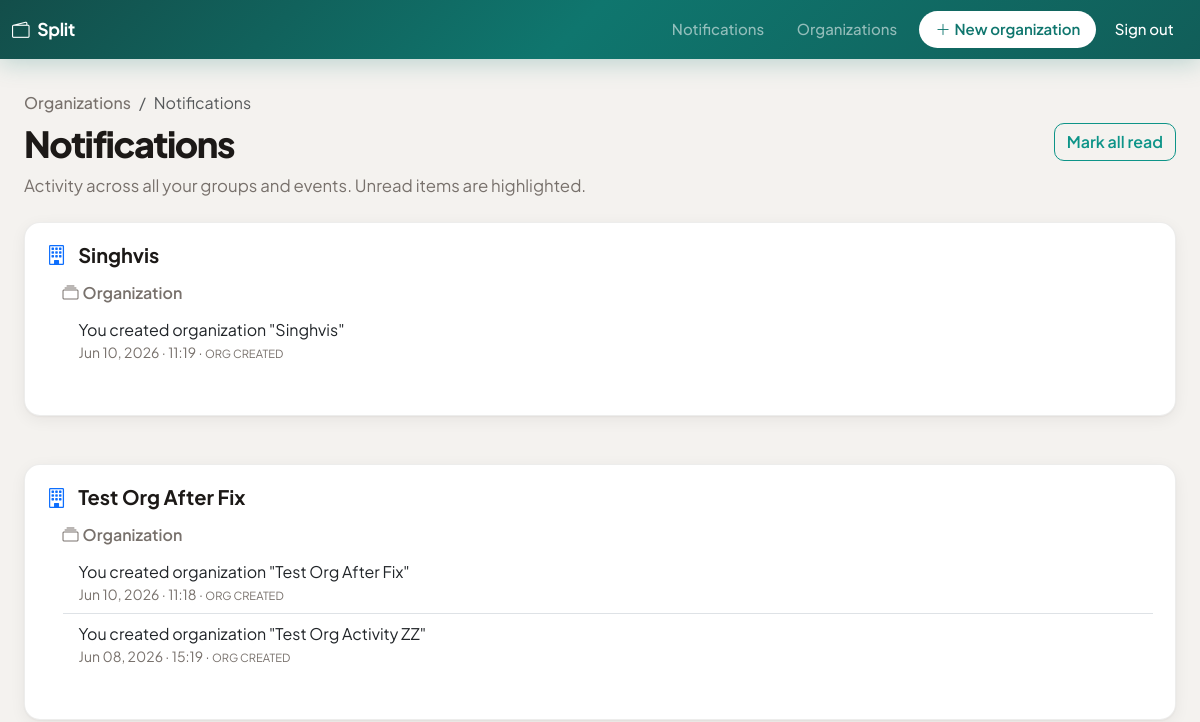
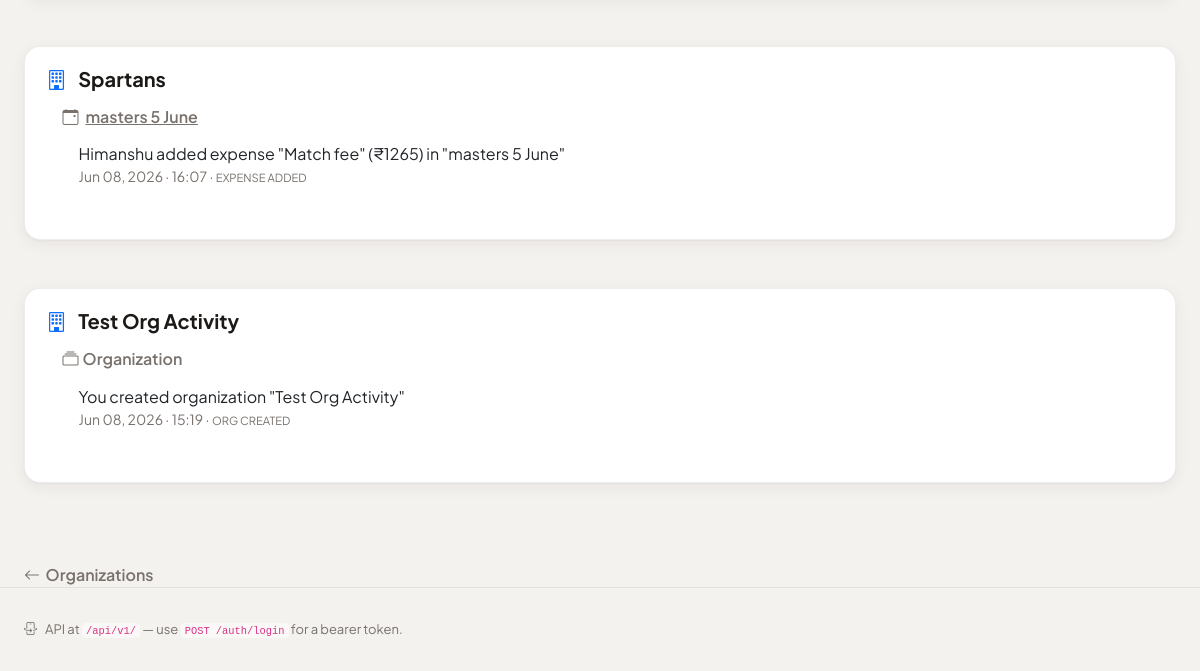
The page /notifications (signed in) on the database as committed earlier (2 pictures, top to bottom).
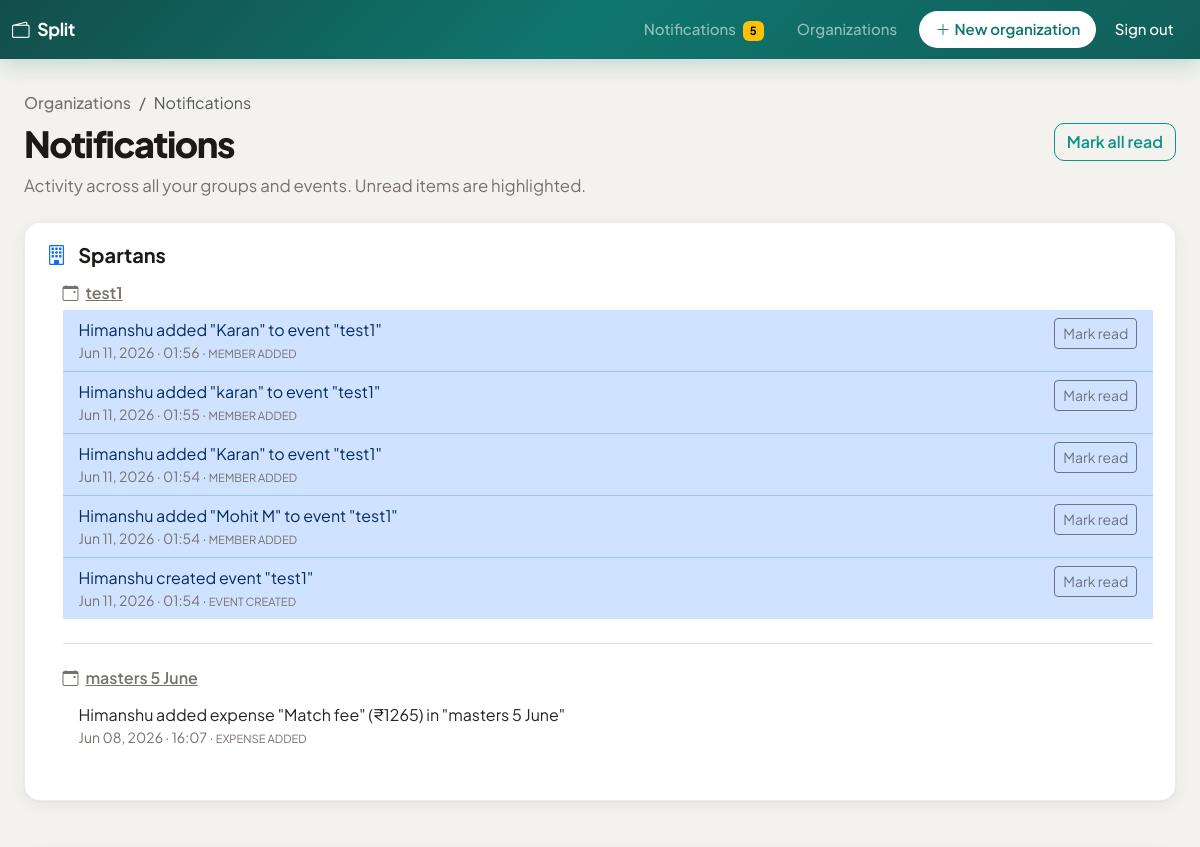
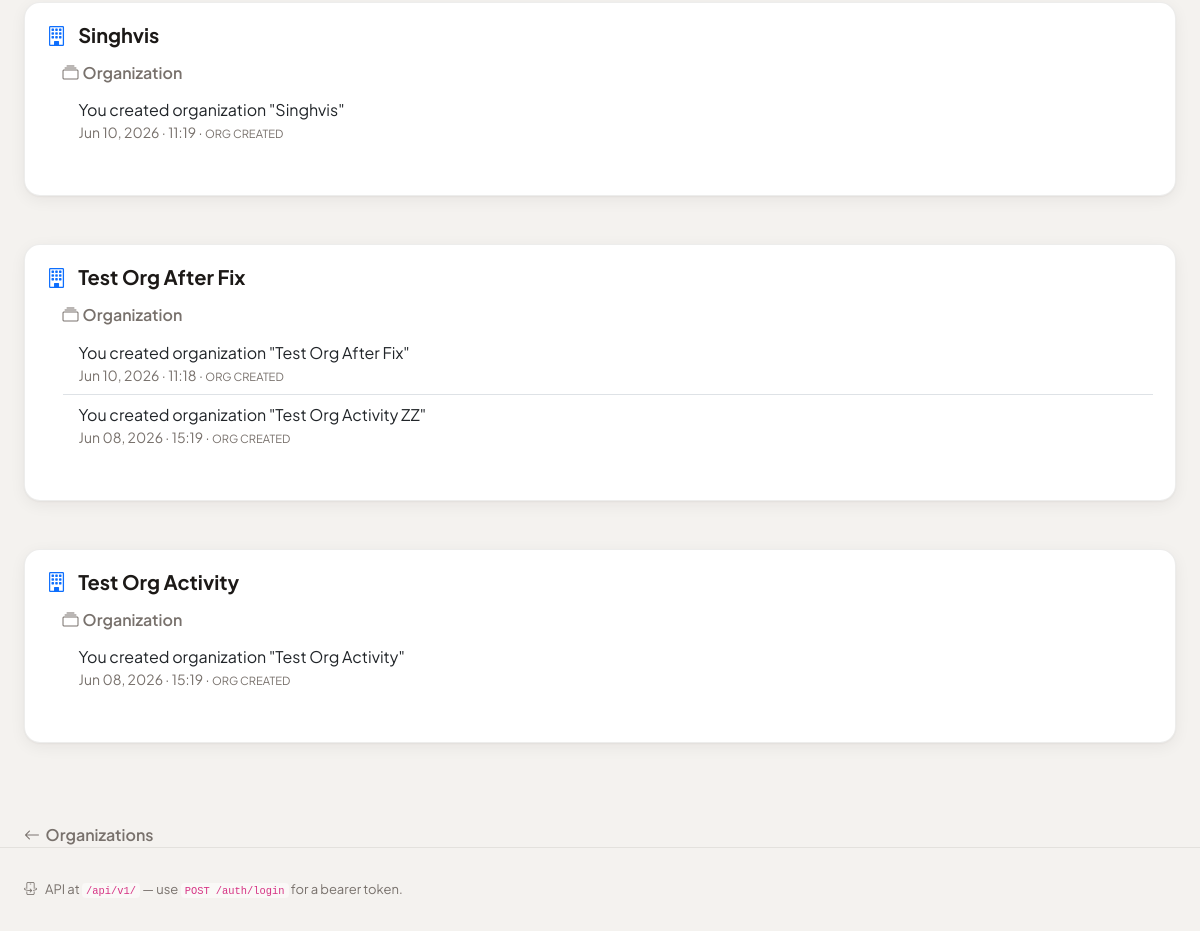
The same page on the database as committed later (2 pictures, top to bottom).
### app/models.py (models this page shows)
class Organization(Base):
    __tablename__ = "organizations"
    id: Mapped[int] = mapped_column(primary_key=True, autoincrement=True)
    name: Mapped[str] = mapped_column(String(200), nullable=False)
    created_by_user_id: Mapped[int | None] = mapped_column(
        ForeignKey("users.id"), nullable=True, index=True
    )
    created_at: Mapped[datetime] = mapped_column(DateTime, default=datetime.utcnow)
    members: Mapped[list["OrganizationMember"]] = relationship(
        back_populates="organization", cascade="all, delete-orphan"
    )
    events: Mapped[list["Event"]] = relationship(
        back_populates="organization", cascade="all, delete-orphan"
    )

class Activity(Base):
    __tablename__ = "activities"
    id: Mapped[int] = mapped_column(primary_key=True, autoincrement=True)
    recipient_user_id: Mapped[int] = mapped_column(ForeignKey("users.id"), nullable=False)
    organization_id: Mapped[int | None] = mapped_column(
        ForeignKey("organizations.id"), nullable=True, index=True
    )
    event_id: Mapped[int | None] = mapped_column(
        ForeignKey("events.id"), nullable=True, index=True
    )
    actor_user_id: Mapped[int | None] = mapped_column(ForeignKey("users.id"), nullable=True)
    kind: Mapped[str] = mapped_column(String(64), nullable=False)
    summary: Mapped[str] = mapped_column(String(500), nullable=False)
    read_at: Mapped[datetime | None] = mapped_column(DateTime, nullable=True)
    created_at: Mapped[datetime] = mapped_column(DateTime, default=datetime.utcnow)
    recipient: Mapped["User"] = relationship(
        "User",
        foreign_keys=[recipient_user_id],
        back_populates="activities_received",
    )
    actor: Mapped["User | None"] = relationship(
        "User",
        foreign_keys=[actor_user_id],
        back_populates="activities_sent",
    )

class Event(Base):
    __tablename__ = "events"
    id: Mapped[int] = mapped_column(primary_key=True, autoincrement=True)
    organization_id: Mapped[int] = mapped_column(
        ForeignKey("organizations.id"), nullable=False
    )
    name: Mapped[str] = mapped_column(String(200), nullable=False)
    created_by_user_id: Mapped[int | None] = mapped_column(
        ForeignKey("users.id"), nullable=True, index=True
    )
    created_at: Mapped[datetime] = mapped_column(DateTime, default=datetime.utcnow)
    organization: Mapped["Organization"] = relationship(back_populates="events")
    members: Mapped[list["Member"]] = relationship(
        back_populates="event", cascade="all, delete-orphan"
    )
    expenses: Mapped[list["Expense"]] = relationship(
        back_populates="event", cascade="all, delete-orphan"
    )

### app/routers/web.py (the view)
@router.get("/notifications", response_class=HTMLResponse)
def page_notifications(request: Request, db: Session = Depends(get_db)):
    uid = require_session_user(request)
    if isinstance(uid, RedirectResponse):
        return uid
    rows = activity_service.list_for_user(db, uid, limit=400)
    grouped = activity_service.group_activities_hierarchy(db, rows)
    return templates.TemplateResponse(
        request,
        "notifications.html",
        {
            "title": "Notifications",
            "grouped": grouped,
            "activities": rows,
        },
    )

### templates/notifications.html (shortened to what this page needs)
{% extends "base.html" %}
{% block content %}
<nav class="et-breadcrumb mb-2" aria-label="breadcrumb">
  <ol class="breadcrumb small mb-0">
    <li class="breadcrumb-item"><a href="/orgs">Organizations</a></li>
    <li class="breadcrumb-item active" aria-current="page">Notifications</li>
  </ol>
</nav>
<header class="mb-4 d-flex flex-wrap justify-content-between align-items-start gap-3">
  <div>
    <h1 class="et-hero-title mb-2">Notifications</h1>
    <p class="et-hero-lead mb-0">Activity across all your groups and events. Unread items are highlighted.</p>
  </div>
  {% if activities %}
  <form method="post" action="/notifications/read-all">
    <button type="submit" class="btn btn-outline-primary">Mark all read</button>
  </form>
  {% endif %}
</header>
{% if not grouped %}
<div class="et-empty">
  <div class="et-empty-icon"><i class="bi bi-bell"></i></div>
  <p class="et-muted mb-0">No activity yet. Create organizations, events, and expenses to see updates here.</p>
</div>
{% else %}
  {% for org in grouped %}
  <section class="mb-5 et-card">
    <div class="et-card-body">
      <h2 class="h5 fw-bold mb-3">
        <i class="bi bi-building me-2 text-primary"></i>
        <a href="/orgs/{{ org.organization_id }}" class="text-reset text-decoration-none">{{ org.organization_name }}</a>
      </h2>
      {% for eg in org.event_groups %}
      <div class="ms-md-3 mb-4 {% if not loop.last %}border-bottom pb-4{% endif %}">
        <h3 class="h6 fw-semibold et-muted mb-2">
          {% if eg.event_id %}
          <i class="bi bi-calendar-event me-1"></i>
          <a href="/events/{{ eg.event_id }}" class="text-reset">{{ eg.event_name }}</a>
          {% else %}
          <i class="bi bi-collection me-1"></i>{{ eg.event_name }}
          {% endif %}
        </h3>
        <ul class="list-group list-group-flush">
          {% for a in eg.activities %}
          <li class="list-group-item d-flex flex-wrap justify-content-between align-items-start gap-2 {% if not a.read_at %}list-group-item-primary bg-opacity-10{% endif %}">
            <div class="flex-grow-1 min-w-0">
              <p class="mb-0">{{ a.summary }}</p>
              <p class="small et-muted mb-0">{{ a.created_at.strftime('%b %d, %Y · %H:%M') }} · <span class="text-uppercase" style="font-size: 0.7rem;">{{ a.kind | replace('_', ' ') }}</span></p>
            </div>
            {% if not a.read_at %}
            <form method="post" action="/notifications/{{ a.id }}/read" class="flex-shrink-0">
              <button type="submit" class="btn btn-sm btn-outline-secondary">Mark read</button>
            </form>
            {% endif %}
          </li>
          {% endfor %}
        </ul>
      </div>
      {% endfor %}
    </div>
  </section>
  {% endfor %}
{% endif %}
<a href="/orgs" class="et-link-back"><i class="bi bi-arrow-left"></i>Organizations</a>
{% endblock %}

### templates/base.html (shortened to what this page needs)
<!DOCTYPE html>
<html lang="en">
<head>
  <link href="https://cdn.jsdelivr.net/npm/bootstrap@5.3.3/dist/css/bootstrap.min.css" rel="stylesheet"
>
  <link href="https://cdn.jsdelivr.net/npm/bootstrap-icons@1.11.3/font/bootstrap-icons.min.css" rel="stylesheet">
  <link rel="stylesheet" href="{{ url_for('static', path='app.css') }}">
</head>
<body class="et-body d-flex flex-column min-vh-100">
  <nav class="navbar navbar-expand-lg navbar-dark et-navbar mb-0">
    <div class="container-xxl">
      <a class="navbar-brand" href="{% if request.session.get('user_id') %}/orgs{% else %}/auth/login{% endif %}">
        <i class="bi bi-wallet2" aria-hidden="true"></i>
        Split
      </a>
      <div class="collapse navbar-collapse" id="navMain">
        <ul class="navbar-nav ms-auto align-items-lg-center gap-lg-1">
          {% if request.session.get('user_id') %}
          <li class="nav-item">
            <a class="nav-link position-relative" href="/notifications">
              Notifications
              {% if request.state.unread_notifications %}
              <span class="badge text-bg-warning ms-1">{{ request.state.unread_notifications }}</span>
              {% endif %}
            </a>
          </li>
          <li class="nav-item">
            <a class="nav-link" href="/orgs">Organizations</a>
          </li>
          <li class="nav-item">
            <a class="nav-link btn-nav-cta" href="/orgs/new"><i class="bi bi-plus-lg me-1"></i>New organization</a>
          </li>
          <li class="nav-item">
            <form method="post" action="/auth/logout" class="d-inline">
              <button type="submit" class="nav-link btn btn-link text-white border-0 p-2">Sign out</button>
            </form>
          </li>
          {% else %}
          <li class="nav-item"><a class="nav-link" href="/auth/login">Sign in</a></li>
          <li class="nav-item"><a class="nav-link btn-nav-cta" href="/auth/register">Register</a></li>
          {% endif %}
        </ul>
      </div>
    </div>
  </nav>
  <main class="et-main flex-grow-1 container-xxl px-3 px-lg-4">
    {% block content %}{% endblock %}
  </main>
  <footer class="et-footer mt-auto">
    <div class="container-xxl px-3 px-lg-4">
      <p class="mb-0 d-flex flex-wrap align-items-center gap-2">
        <i class="bi bi-phone-flip flex-shrink-0"></i>
        <span>API at <code>/api/v1/</code> — use <code>POST /auth/login</code> for a bearer token.</span>
      </p>
    </div>
  </footer>
</body>
</html>

### static/app.css (style rules this page uses)
:root { --et-bg: #f4f2ef; --et-bg-elevated: #ffffff; --et-surface-2: #faf9f7; --et-text: #1c1917; --et-text-muted: #78716c; --et-border: rgba(28, 25, 23, 0.08); --et-border-strong: rgba(28, 25, 23, 0.12); --et-accent: #0d9488; --et-accent-hover: #0f766e; --et-accent-soft: rgba(13, 148, 136, 0.12); --et-accent-2: #6366f1; --et-radius: 12px; --et-radius-sm: 10px; --et-radius-lg: 16px; --et-shadow: 0 1px 2px rgba(28, 25, 23, 0.04), 0 4px 16px rgba(28, 25, 23, 0.06); --et-shadow-hover: 0 8px 24px rgba(28, 25, 23, 0.08); --et-green: #059669; --et-green-soft: rgba(5, 150, 105, 0.12); --et-red: #dc2626; --et-red-soft: rgba(220, 38, 38, 0.1); --et-font: "Plus Jakarta Sans", system-ui, -apple-system, sans-serif; }
*, *::before, *::after { box-sizing: border-box; }
html { scroll-behavior: smooth; }
body.et-body { font-family: var(--et-font); background: var(--et-bg); color: var(--et-text); min-height: 100vh; -webkit-font-smoothing: antialiased; }
.et-navbar { background: linear-gradient(135deg, #134e4a 0%, #0f766e 48%, #115e59 100%); box-shadow: 0 4px 24px rgba(15, 118, 110, 0.25); padding-top: 0.65rem; padding-bottom: 0.65rem; }
.et-navbar .navbar-brand { font-weight: 700; letter-spacing: -0.02em; font-size: 1.1rem; display: flex; align-items: center; gap: 0.5rem; }
.et-navbar .nav-link { font-weight: 500; font-size: 0.9375rem; padding: 0.5rem 0.9rem !important; border-radius: 999px; transition: background 0.15s ease, color 0.15s ease; }
.et-navbar .btn-nav-cta { background: #fff; color: #0f766e !important; font-weight: 600; border-radius: 999px; padding: 0.45rem 1rem !important; margin-left: 0.25rem; }
.et-main { padding-top: 1.5rem; }
@media (min-width: 992px) { .et-main { padding-top: 2rem; } }
.et-card { background: var(--et-bg-elevated); border: 1px solid var(--et-border); border-radius: var(--et-radius-lg); box-shadow: var(--et-shadow); transition: box-shadow 0.2s ease, transform 0.2s ease, border-color 0.2s ease; }
.et-card-body { padding: 1.25rem 1.35rem; }
.btn-outline-primary { --bs-btn-color: var(--et-accent); --bs-btn-border-color: var(--et-accent); --bs-btn-hover-bg: var(--et-accent); --bs-btn-hover-border-color: var(--et-accent); font-weight: 600; border-radius: var(--et-radius-sm); }
.et-hero-title { font-weight: 800; letter-spacing: -0.04em; font-size: clamp(1.75rem, 4vw, 2.25rem); line-height: 1.15; color: var(--et-text); margin-bottom: 0.5rem; }
.et-hero-lead { color: var(--et-text-muted); font-size: 1.05rem; max-width: 36rem; margin-bottom: 0; }
.et-breadcrumb .breadcrumb-item a { color: var(--et-text-muted); text-decoration: none; font-weight: 500; }
.et-footer { margin-top: auto; padding: 2rem 0; border-top: 1px solid var(--et-border); color: var(--et-text-muted); font-size: 0.8125rem; }
.et-footer code { font-size: 0.8em; background: var(--et-surface-2); padding: 0.15em 0.4em; border-radius: 4px; }
.et-muted { color: var(--et-text-muted); }
.et-link-back { display: inline-flex; align-items: center; gap: 0.35rem; font-weight: 600; color: var(--et-text-muted); text-decoration: none; margin-top: 2rem; }

Rows that differ between the two databases and show on the page:
shown differently, row unchanged: Organization "Spartans": moves up the list
added Event: event_name "test1", shown under Organization "Spartans"
added Activity: summary "Himanshu added \"Karan\" to event \"test1\"", created_at "Jun 11, 2026 · 01:56", kind "MEMBER ADDED", shown under "test1"
added Activity: summary "Himanshu added \"karan\" to event \"test1\"", created_at "Jun 11, 2026 · 01:55", kind "MEMBER ADDED", shown under "test1"
added Activity: summary "Himanshu added \"Karan\" to event \"test1\"", created_at "Jun 11, 2026 · 01:54", kind "MEMBER ADDED", shown under "test1"
added Activity: summary "Himanshu added \"Mohit M\" to event \"test1\"", created_at "Jun 11, 2026 · 01:54", kind "MEMBER ADDED", shown under "test1"
added Activity: summary "Himanshu created event \"test1\"", created_at "Jun 11, 2026 · 01:54", kind "EVENT CREATED", shown under "test1"
Other text that changed with them:
{{ request.state.unread_notifications }}: (not shown) → "5"
